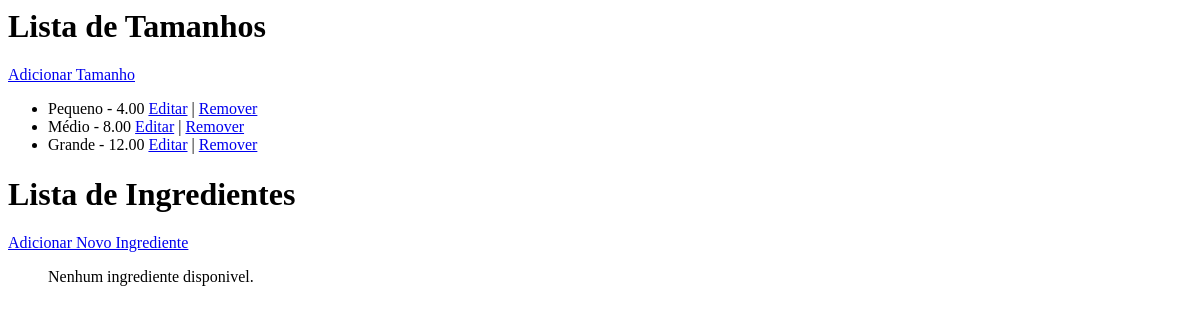
The app's page /ingrediente/ingredientes/, older data.
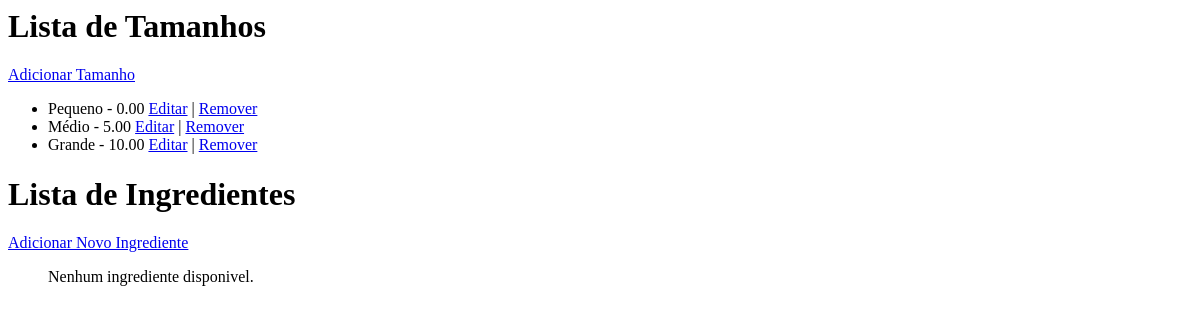
The same page, newer data.
### ingrediente/models.py (models this page shows, shortened)
class Tamanho(models.Model):
    nome = models.CharField(max_length=50)
    preco_adicional = models.DecimalField(max_digits=5, decimal_places=2)

### ingrediente/views.py (the view)
# urls.py: path('ingredientes/', views.listar_ingredientes, name='listar_ingredientes'),
def listar_ingredientes(request):
    acompanhamentos = Acompanhamento.objects.all()
    tamanhos = Tamanho.objects.all()
    sabores = Sabor.objects.all()
    return render(request, 'ingrediente/listar_ingredientes.html', {'acompanhamentos': acompanhamentos, 'tamanhos': tamanhos, 'sabores': sabores})

### templates/ingrediente/listar_ingredientes.html
<h1>Lista de Tamanhos</h1>
<a href="{% url 'adicionar_tamanho' %}">Adicionar Tamanho</a>
<ul>
    {% for tamanho in tamanhos %}
    <li>
        {{ tamanho.nome }} - {{ tamanho.preco_adicional }}
        <a href="{% url 'editar_tamanho' tamanho.id %}">Editar</a> |
        <a href="{% url 'remover_tamanho' tamanho.id %}">Remover</a>
    </li>
    {% empty %}
        <p>Nenhum tamanho disponivel.</p>
    {% endfor %}
</ul>
<h1>Lista de Ingredientes</h1>
<a href="{% url 'adicionar_ingrediente' %}">Adicionar Novo Ingrediente</a>
<ul>
    {% for ingrediente in ingredientes %}
    <li>
        {{ ingrediente.nome }} - {{ ingrediente.preco_adicional }}
        <a href="{% url 'editar_ingrediente' ingrediente.id %}">Editar</a> |
        <a href="{% url 'remover_ingrediente' ingrediente.id %}">Remover</a>
    </li>
    {% empty %}
        <p>Nenhum ingrediente disponivel.</p>
    {% endfor %}
</ul>

Row changes from the older to the newer data that the page shows:
changed Tamanho "Pequeno": preco_adicional "4.00" → "0.00"
changed Tamanho "Médio": preco_adicional "8.00" → "5.00"
changed Tamanho "Grande": preco_adicional "12.00" → "10.00"
